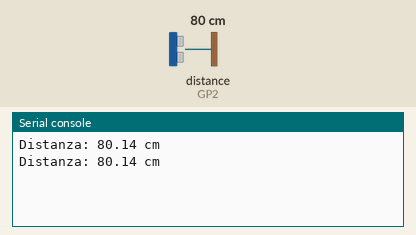
Recording of a program running on a simulated Raspberry Pi Pico running MicroPython. On the bench: the last lines printed to the serial console. Inputs (shaded band) come from the test bench; at power-on: distance to the obstacle (sensor on GP2) 80 cm. The echo pulse lasts 58.3 µs per cm.

Above: at 1.2 s.
1.3 s: distance to the obstacle (sensor on GP2) set to 2 cm
At 2.5 s:
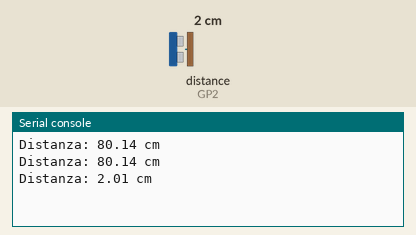
2.8 s: distance to the obstacle (sensor on GP2) set to 4 cm
At 3.8 s:
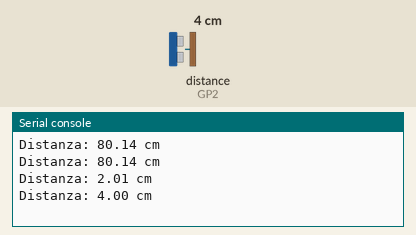
Timing chart, 0 to 5.8 s (numbered marks = the images above; inputs shaded):
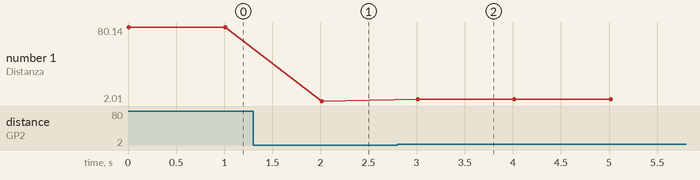

Measured:
- after the input at 1.3 s, the serial console: prints a new line after 0.71 s (image 1)
- after the input at 2.8 s, the serial console: prints a new line after 0.21 s (image 2)
- plotted number 1: 80.14 → 2.01 after the input at 1.3 s, 2.01 → 4 after the input at 2.8 s

The program:

sonar0.py
```python
from machine import Pin, time_pulse_us
import time

# Pin
TRIG = Pin(3, Pin.OUT)
ECHO = Pin(2, Pin.IN)

def misura_distanza():
    # Reset trigger
    TRIG.low()
    time.sleep_us(2)

    # Impulso 10us
    TRIG.high()
    time.sleep_us(10)
    TRIG.low()

    # Legge durata impulso echo
    durata = time_pulse_us(ECHO, 1, 30000)  # timeout 30ms

    if durata < 0:
        return None

    # Conversione in cm
    distanza = (durata / 2) / 29.1
    return distanza


# Loop principale
while True:
    d = misura_distanza()
    if d is not None:
        print("Distanza: %.2f cm" % d)
    else:
        print("Errore misura")

    time.sleep(1)
```
